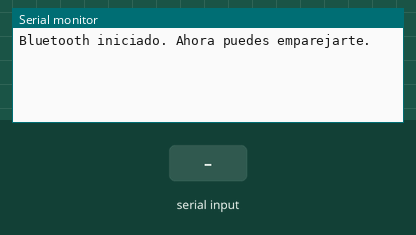
This sketch was run on a simulated ESP32. On the bench: the last lines printed to the serial monitor. The test bench sets the inputs (shaded band). Nothing arrives over Bluetooth unless stated.

Above: at 1.2 s.
1.3 s: "1" received over the second serial link
At 2.4 s:
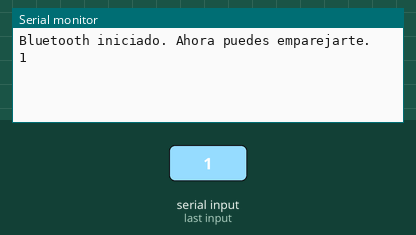
2.8 s: "0" received over the second serial link
At 3.4 s:
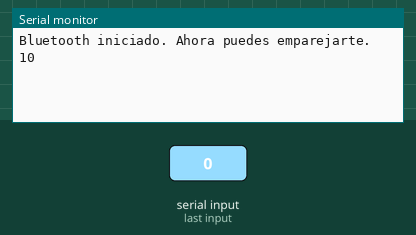

Measured:
- after the input at 1.3 s, the serial monitor: prints a new line at once (image 1)
- after the input at 2.8 s, the serial monitor: prints a new line at once (image 2)

The sketch:

bluetooth.ino
```cpp
#include "BluetoothSerial.h"

// Crear el objeto BluetoothSerial
BluetoothSerial SerialBT;

void setup() {
  Serial.begin(115200);         // Inicializar el monitor serial
  SerialBT.begin("ESP32S-Test"); // Nombre del Bluetooth que aparecerá
  Serial.println("Bluetooth iniciado. Ahora puedes emparejarte.");
}

void loop() {
  if (Serial.available()) {
    // Si mandas algo desde el monitor serial, lo envía por Bluetooth
    SerialBT.write(Serial.read());
  }

  if (SerialBT.available()) {
    // Si recibes algo por Bluetooth, lo muestra en el monitor serial
    Serial.write(SerialBT.read());
  }

  delay(20);
}
```
